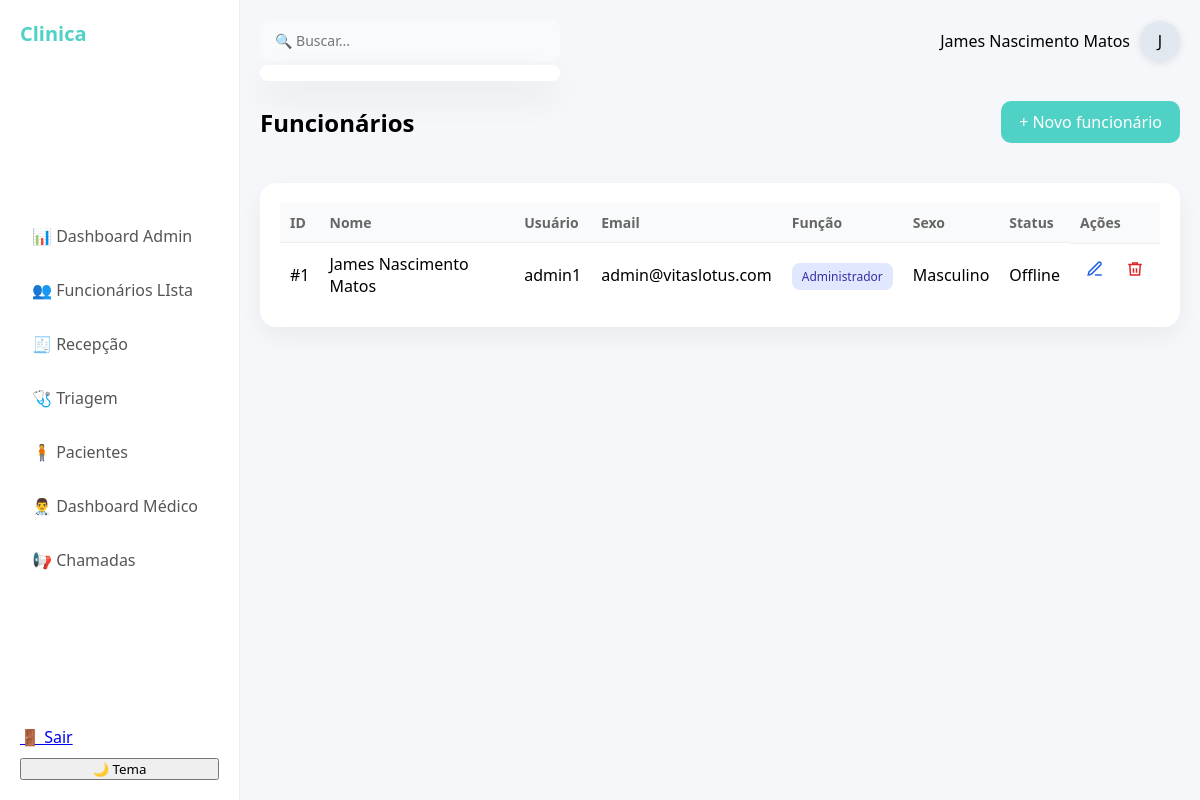
Before: /funcionarios (signed in) with the older database file.
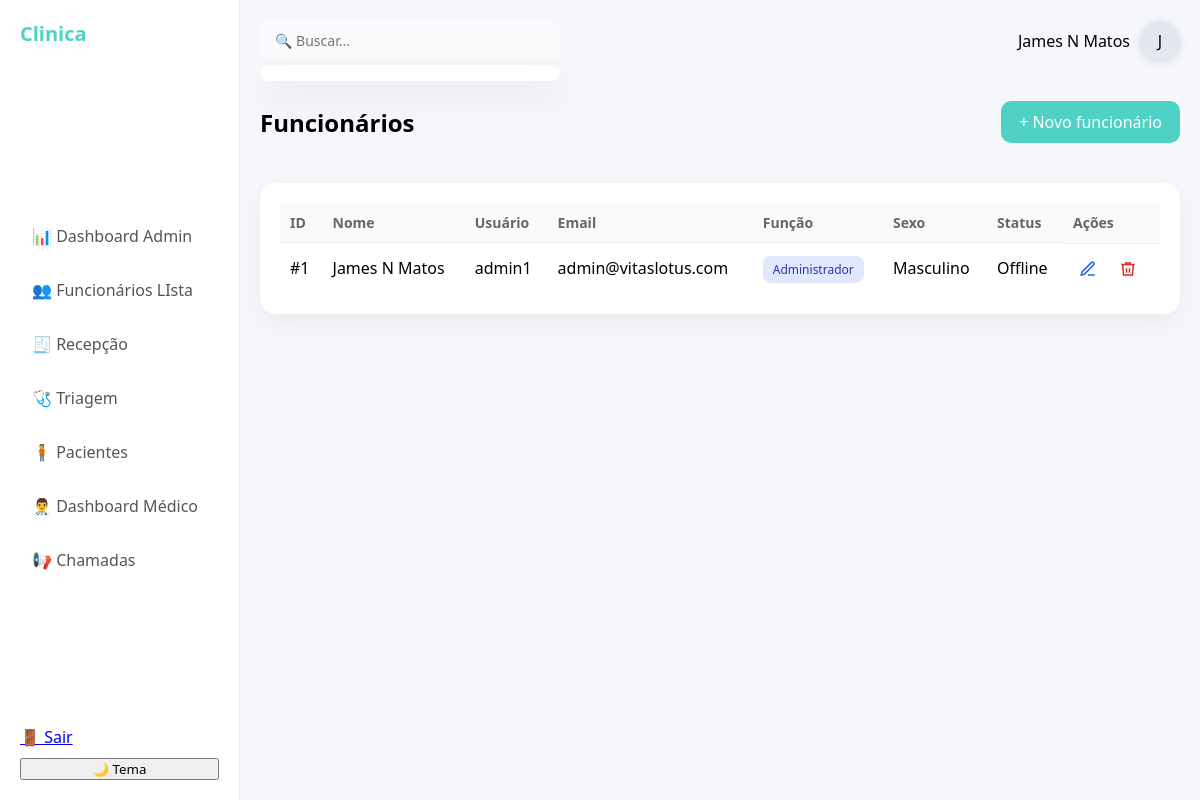
After: the same page with the newer database file.
### model.py (models this page shows)
class Funcionarios(UserMixin, db1.Model):
    __tablename__ = 'funcionarios'
    id = db1.Column(db1.Integer, primary_key=True)
    nome_completo = db1.Column(db1.String(100), nullable=False)
    usuario = db1.Column(db1.String(70), nullable=False, unique=True)
    funcao = db1.Column(db1.String(30), nullable=False)
    senha = db1.Column(db1.String(200), nullable=False)
    sexo = db1.Column(db1.String(15), nullable=True)
    email = db1.Column(db1.String(120), unique=True, nullable=False)
    data_criacao = db1.Column(db1.DateTime, default=datetime.utcnow)
    cpf = db1.Column(db1.String(14), unique=True, nullable=True)
    telefone = db1.Column(db1.String(20), nullable=True)
    data_nascimento = db1.Column(db1.Date, nullable=True)
    ultimo_login = db1.Column(db1.DateTime, nullable=True)
    ultimo_logout = db1.Column(db1.DateTime)
    online = db1.Column(db1.Boolean, default=False)
    foto = db1.Column(db1.String(200))

### main.py (the view)
@app.route("/funcionarios")
@login_required
def funcionarios_list():
    require_role("administrador")
    dados = Funcionarios.query.all()
    return render_template("funcionarios/list.html", dados=dados)

### main.py (called while the page is built)
@lg.user_loader
def load_user(user_id):
    try:
        return db1.session.get(Funcionarios, int(user_id))
    except Exception:
        return None

def check_role(*roles):
    func = (current_user.funcao or "").strip().lower()
    return func in [r.lower() for r in roles]

def require_role(*roles):
    if not check_role(*roles):
        abort(403)

### templates/funcionarios/list.html (shortened to what this page needs)
{% extends "base.html" %}
{% block content %}
<div class="header-page">
    <h1>Funcionários</h1>
    <a class="btn-primary" href="{{ url_for('funcionario_novo') }}">
        + Novo funcionário
    </a>
</div>
<div class="card tabela-card">
    <table class="tabela">
        <thead>
            <tr>
                <th>ID</th>
                <th>Nome</th>
                <th>Usuário</th>
                <th>Email</th>
                <th>Função</th>
                <th>Sexo</th>
                <th>Status</th>
                <th>Ações</th>
            </tr>
        </thead>
        <tbody>
            {% for f in dados %}
            <tr onclick="window.location='{{ url_for('funcionarios_editar', id=f.id) }}'">
                <td>#{{ f.id }}</td>
                <td class="nome">
                    {{ f.nome_completo }}
                </td>
                <td>{{ f.usuario }}</td>
                <td>{{ f.email }}</td>
                <td>
                    <span class="badge-funcao {{ f.funcao|lower|replace(' ', '-') }}">
                        {{ f.funcao }}
                    </span>
                </td>
                <td>{{ f.sexo or '-' }}</td>
                <td>
                    {% if f.online %}
                        <span class="status online">Online</span>
                    {% else %}
                        <span class="status offline">Offline</span>
                    {% endif %}
                </td>
                <td class="acoes" onclick="event.stopPropagation()">
                    <a href="{{ url_for('funcionarios_editar', id=f.id) }}" class="btn-icon editar">
                        <svg viewBox="0 0 24 24" fill="none" stroke="currentColor">
                            <path stroke-width="2" d="M12 20h9"/>
                            <path stroke-width="2" d="M16.5 3.5a2.1 2.1 0 013 3L7 19l-4 1 1-4 12.5-12.5z"/>
                        </svg>
                    </a>
                    <form action="{{ url_for('funcionarios_excluir', id=f.id) }}"
                          method="POST"
                          onsubmit="return confirm('Tem certeza que deseja excluir este funcionário?')">
                        <button type="submit" class="btn-icon excluir">
                            <svg viewBox="0 0 24 24" fill="none" stroke="currentColor">
                                <polyline stroke-width="2" points="3 6 5 6 21 6"/>
                                <path stroke-width="2" d="M19 6l-1 14H6L5 6"/>
                                <path stroke-width="2" d="M10 11v6"/>
                                <path stroke-width="2" d="M14 11v6"/>
                                <path stroke-width="2" d="M9 6V4h6v2"/>
                            </svg>
                        </button>
                    </form>
                </td>
            </tr>
            {% endfor %}
        </tbody>
    </table>
</div>
{% endblock %}

### templates/base.html (shortened to what this page needs)
<!DOCTYPE html>
<html lang="pt-BR">
<head>
    <link rel="stylesheet" href="{{ url_for('static', filename='css/style.css') }}">
</head>
<body>
<div class="app">
    <aside class="sidebar">
        <h2 class="logo">Clinica</h2>
        {% set func = (current_user.funcao or "").strip().lower() %}
        <nav>
            {% if func == "administrador" %}
                <a href="{{ url_for('admin_dashboard') }}">📊 Dashboard Admin</a>
                <a href="{{ url_for('funcionarios_list') }}">👥 Funcionários LIsta</a>
                <a href="{{ url_for('recepcao_list') }}">🧾 Recepção</a>
                <a href="{{ url_for('triagem') }}">🩺 Triagem</a>
                <a href="{{ url_for('dash_pacientes') }}">🧍 Pacientes</a>
                <a href="{{ url_for('dashboard_medico') }}">👨‍⚕️ Dashboard Médico</a>
                <a href="{{ url_for('painel_senha') }}">📢 Chamadas</a>
            {% endif %}
        </nav>
        <div class="sidebar-bottom">
            <a href="{{ url_for('sair') }}">🚪 Sair</a>
            <button onclick="toggleTheme()">🌙 Tema</button>
        </div>
    </aside>
    <main class="main">
        <header class="topbar">
            <div class="search-box">
    <input
        type="text"
        id="buscaGlobal"
        placeholder="🔍 Buscar..."
        class="search"
        autocomplete="off"
    >
    <div id="resultadoBusca" class="resultado-busca"></div>
</div>
            <div class="profile">
                <span>{{ current_user.nome_completo }}</span>
                <div class="avatar">
    {% if current_user.foto %}
        <img src="{{ current_user.foto }}">
    {% else %}
        <span>
            {{ current_user.nome_completo[:1] }}
        </span>
    {% endif %}
</div>
            </div>
        </header>
        <section class="content">
            {% block content %}{% endblock %}
        </section>
    </main>
</div>
</body>
</html>

Changed rows visible on the page:
changed Funcionarios "admin1": nome_completo "James Nascimento Matos" → "James N Matos"
